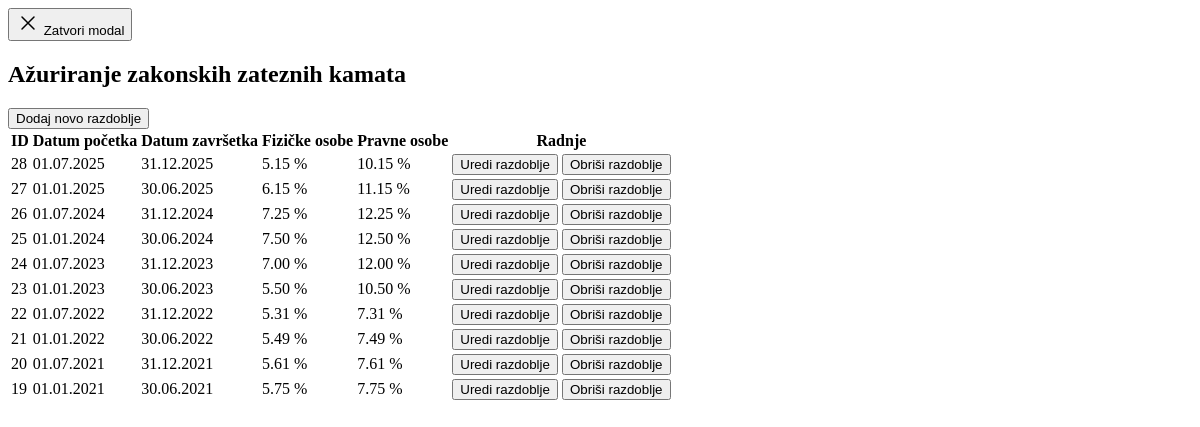
The app's page /interest-update, older data.
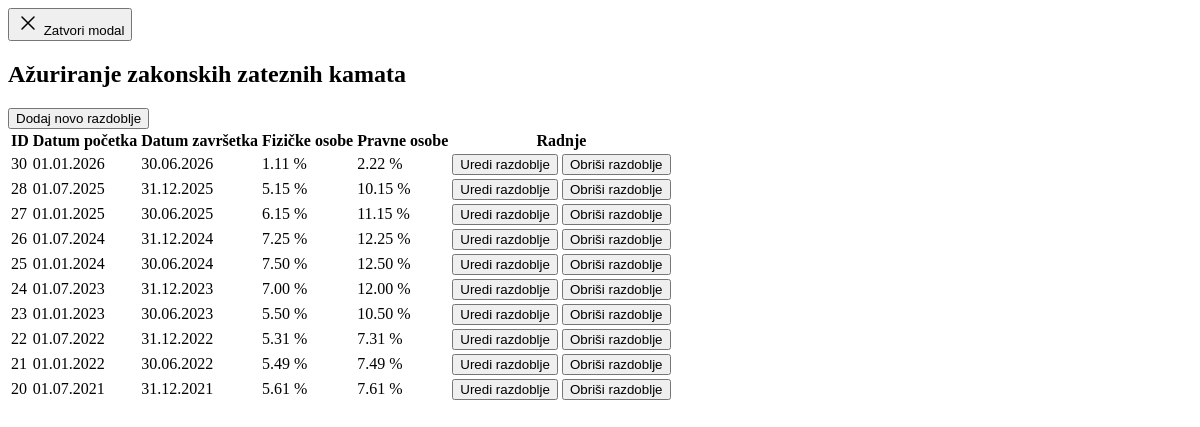
The same page, newer data.
### tables this page shows
CREATE TABLE kamate (
        id INTEGER PRIMARY KEY AUTOINCREMENT,
        datum_pocetka TEXT NOT NULL,
        datum_kraja TEXT NOT NULL,
        fizicke_osobe REAL,
        pravne_osobe REAL
    );

### app.py (the view)
@app.route("/interest-update")
def interest_update():
    try:
        with sqlite3.connect("baza_kamata.db") as conn:
            conn.row_factory = sqlite3.Row
            cursor = conn.cursor()
            cursor.execute(
                """
                SELECT id, datum_pocetka, datum_kraja, fizicke_osobe, pravne_osobe
                FROM kamate
                ORDER BY id DESC
                LIMIT 10
                """
            )
            rows = cursor.fetchall()
        periods = [
            {
                "id": row["id"],
                "datum_pocetka": row["datum_pocetka"],
                "datum_kraja": row["datum_kraja"],
                "fizicke_osobe": _format_rate(row["fizicke_osobe"]),
                "pravne_osobe": _format_rate(row["pravne_osobe"]),
            }
            for row in rows
        ]
        return render_template("interest_update.html", periods=periods)
    except Exception as exc:
        app.logger.exception("Failed to render interest update", exc_info=exc)
        return jsonify({"error": "Internal server error"}), 500

### app.py (called while the page is built)
def _format_rate(value):
    try:
        return f"{float(value):.2f}"
    except (TypeError, ValueError):
        return value

@app.context_processor
def inject_timestamp():
    return {'time': int(datetime.now().timestamp())}

### templates/interest_update.html (shortened to what this page needs)
<div class="modal-dialog modal-dialog--wide" data-modal="interest-update">
    <button type="button" class="modal-close button button--icon _animate" data-dismiss="modal">
        <img src="{{ url_for('static', filename='images/close.svg') }}" onload="SVGInject(this)" />
        <span class="sr-only">Zatvori modal</span>
    </button>
    <header class="modal-header">
        <h2 class="modal-title">Ažuriranje zakonskih zateznih kamata</h2>
    </header>
    <div class="modal-body">
        <div class="interest-periods__toolbar">
            <button type="button" class="button button--primary button--tiny" data-action="toggle-interest-form">
                Dodaj novo razdoblje
            </button>
        </div>
        <section class="interest-periods" data-list="interest-periods">
            {% if periods %}
            <div class="interest-periods__table-wrapper">
                <table class="interest-periods-table">
                    <thead>
                        <tr>
                            <th scope="col">ID</th>
                            <th scope="col">Datum početka</th>
                            <th scope="col">Datum završetka</th>
                            <th scope="col">Fizičke osobe</th>
                            <th scope="col">Pravne osobe</th>
                            <th scope="col" class="interest-periods-table__actions">Radnje</th>
                        </tr>
                    </thead>
                    <tbody class="interest-periods-list">
                        {% for period in periods %}
                        <tr class="interest-period" data-id="{{ period.id }}">
                            <td class="interest-period__id">{{ period.id }}</td>
                            <td class="interest-period__cell" data-column="datum_pocetka">{{ period.datum_pocetka }}</td>
                            <td class="interest-period__cell" data-column="datum_kraja">{{ period.datum_kraja }}</td>
                            <td class="interest-period__cell" data-column="fizicke_osobe">
                                {{ "%.2f"|format(period.fizicke_osobe|float) }} %
                            </td>
                            <td class="interest-period__cell" data-column="pravne_osobe">
                                {{ "%.2f"|format(period.pravne_osobe|float) }} %
                            </td>
                            <td class="interest-period__actions">
                                <button type="button" class="button button--tiny button--secondary"
                                    data-action="edit-interest-period">Uredi razdoblje</button>
                                <button type="button" class="button button--tiny button--plain"
                                    data-action="delete-interest-period">Obriši razdoblje</button>
                            </td>
                        </tr>
                        {% endfor %}
                    </tbody>
                </table>
            </div>
            {% else %}
            <p class="interest-periods__empty">Trenutačno nema zabilježenih razdoblja.</p>
            {% endif %}
        </section>
    </div>
</div>

Row changes from the older to the newer data that the page shows:
no longer on this page (row unchanged): kamate: id "19", datum_pocetka "01.01.2021", datum_kraja "30.06.2021", fizicke_osobe "5.75", pravne_osobe "7.75"
added kamate: id "30", datum_pocetka "01.01.2026", datum_kraja "30.06.2026", fizicke_osobe "1.11", pravne_osobe "2.22"
